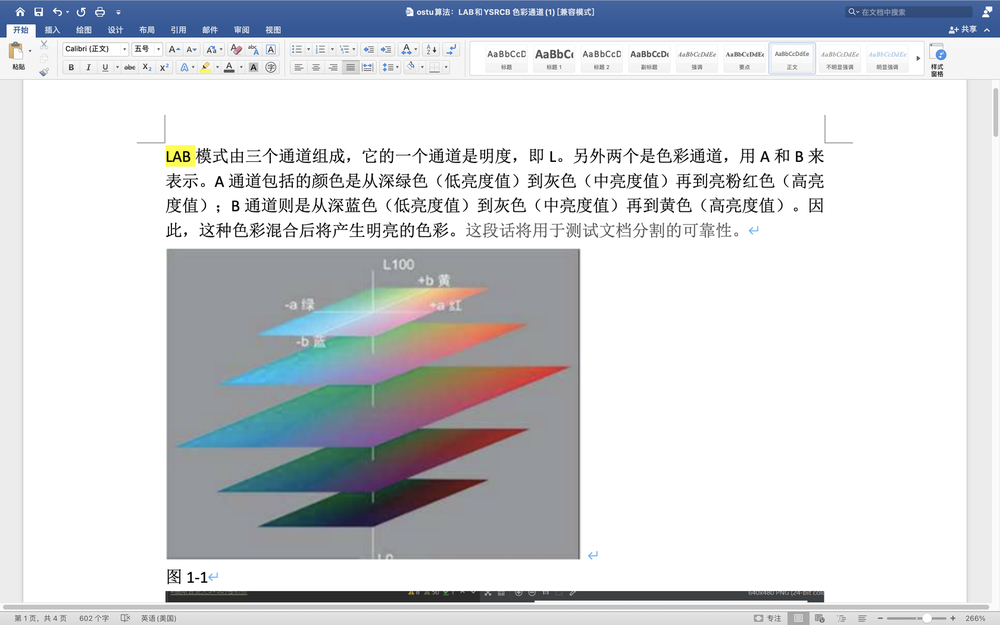
#> input picture textContribution/utils/test.png, 1000 x 625 px, shrunk from 1680 x 1050 before the run, found by its file name
$ python segment.py
#> lines starting #> are read from the running program, lines starting #| are printed output that depends on the picture; after the words box and inside, x2 and y2 are one past the last pixel; in counts of white or black regions, pixels touching at a corner belong together
import os
import numpy as np
from PIL import Image
from matplotlib import pyplot

def grayImage(path):
#> called with path = './test.png'
	image = Image.open(path)
#> image is the input picture: PIL image 1000x625 RGBA; mean R, G, B, A 209.9, 212.6, 216.6, 255
	image_gray = image.convert('L')
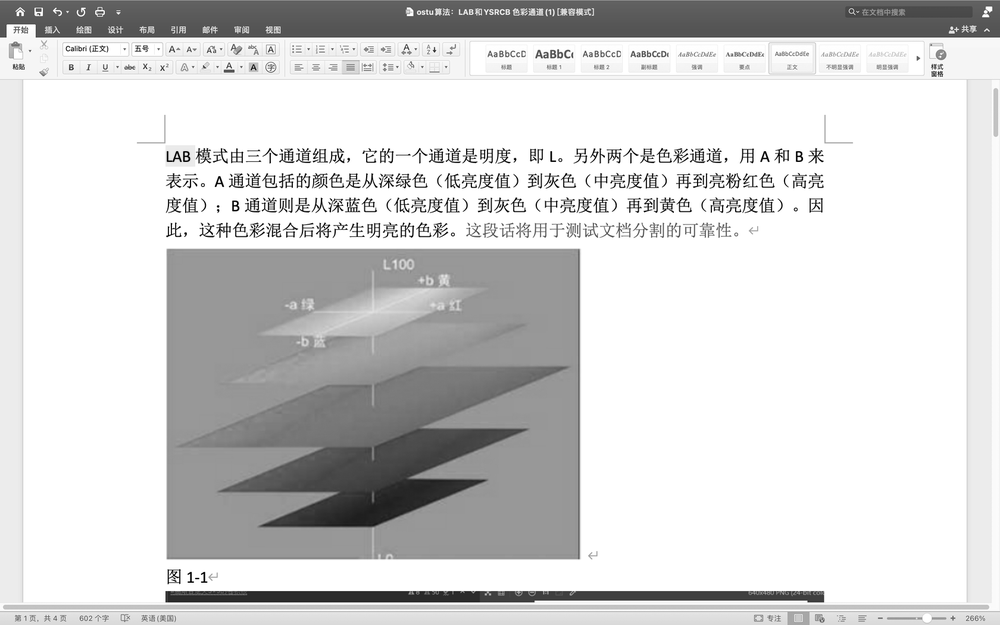
#> image_gray: PIL image 1000x625 L; min 0, max 255, mean 212.2
	image_gray = np.array(image_gray)
	Threshold = 255
	for l_1 in range(len(image_gray)):
		count = 0
		for l_2 in range(len(image_gray[1])):
			if image_gray[l_1][l_2]>=Threshold:
				image_gray[l_1][l_2] = 255
				count = count+1
			else:
				image_gray[l_1][l_2] = 0
		if count/len(image_gray[1])<0.3:
			for l_2 in range(len(image_gray[1])):
				image_gray[l_1][l_2] = 0
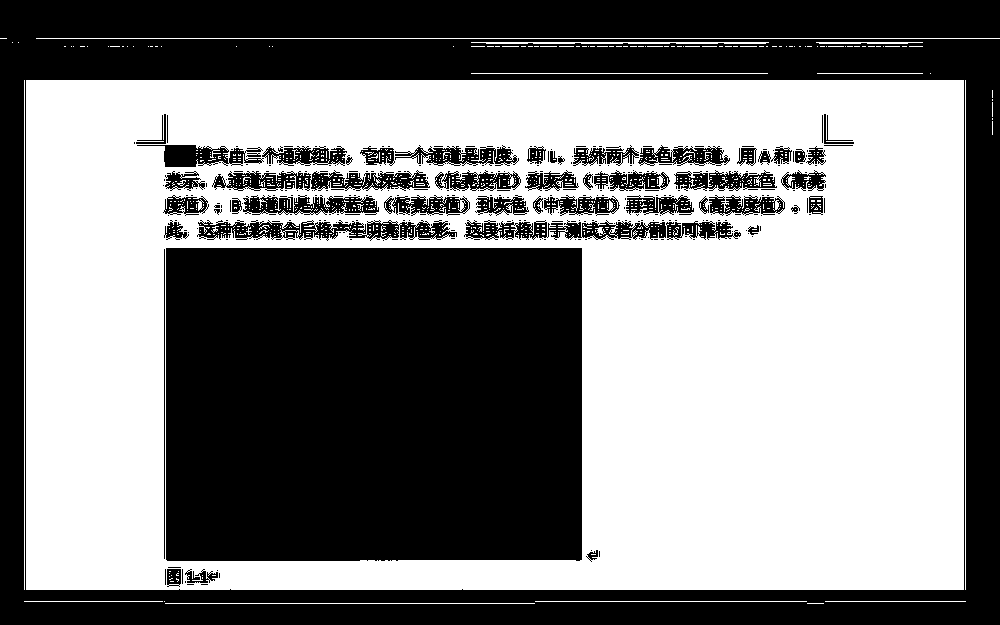
#> image_gray: shape (625, 1000); 51.6% white; 291 black regions (238 under 20 px), largest, box (x1, y1, x2, y2) and area: (0, 0, 1000, 625) 142112, (166, 248, 582, 561) 130002, (197, 220, 457, 241) 3020
	if (os.path.exists('./saved_picture')) is False:
		os.makedirs('./saved_picture')
	image_gray = Image.fromarray(image_gray)
	image_gray.save('./saved_picture/'+os.path.basename(path))
if __name__=="__main__":
	grayImage('./test.png')
